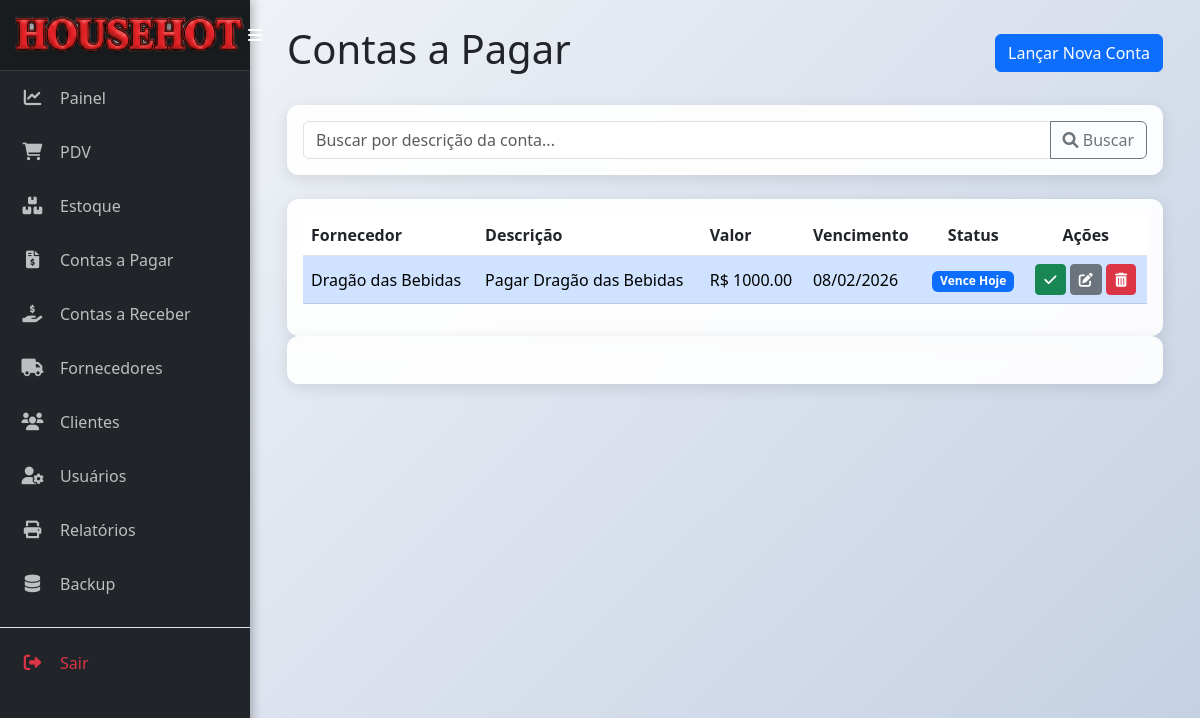
Screenshot of /contas (signed in) with the database file from the repository.
### models.py (models this page shows)
class ContaPagar(db.Model):
    __tablename__ = 'conta_pagar'
    id = db.Column(db.Integer, primary_key=True)
    descricao = db.Column(db.String(200), nullable=False)
    valor = db.Column(db.Float, nullable=False)
    data_vencimento = db.Column(db.Date, nullable=False)
    data_pagamento = db.Column(db.Date, nullable=True)
    status = db.Column(db.String(20), nullable=False, default='pendente')
    fornecedor_id = db.Column(db.Integer, db.ForeignKey('fornecedor.id'), nullable=False)

class Fornecedor(db.Model):
    __tablename__ = 'fornecedor'
    id = db.Column(db.Integer, primary_key=True)
    nome = db.Column(db.String(100), nullable=False, unique=True)
    cnpj = db.Column(db.String(18), unique=True, nullable=True)
    telefone = db.Column(db.String(20))
    email = db.Column(db.String(100))
    produtos = db.relationship('Produto', backref='fornecedor', lazy=True)
    contas = db.relationship('ContaPagar', backref='fornecedor', lazy=True)

### app.py (the view)
@app.route('/contas')
@login_required
def listar_contas():
    search_term = request.args.get('q')
    query = ContaPagar.query
    if search_term:
        query = query.filter(ContaPagar.descricao.ilike(f'%{search_term}%'))
    contas = query.order_by(ContaPagar.data_vencimento.asc()).all()
    return render_template('contas_a_pagar.html', contas=contas, search_term=search_term)

### app.py (called while the page is built)
@app.context_processor
def inject_datetime():
    return {'modules': {'datetime': datetime, 'date': date, 'timedelta': timedelta}}

def login_required(f):
    @wraps(f)
    def decorated_function(*args, **kwargs):
        if 'logged_in' not in session or 'user_id' not in session:
            session.clear()
            flash('A sua sessão é inválida. Por favor, faça login novamente.', 'warning')
            return redirect(url_for('login'))
        return f(*args, **kwargs)
    return decorated_function

### templates/contas_a_pagar.html (shortened to what this page needs)
{% extends 'base.html' %}
{% block content %}
<div class="d-flex justify-content-between align-items-center mb-4">
    <h1>Contas a Pagar</h1>
    <a href="{{ url_for('adicionar_conta') }}" class="btn btn-primary">Lançar Nova Conta</a>
</div>
<div class="card mb-4">
    <div class="card-body">
        <form method="GET" action="{{ url_for('listar_contas') }}">
            <div class="input-group">
                <input type="text" class="form-control" name="q" placeholder="Buscar por descrição da conta..." value="{{ search_term or '' }}">
                <button class="btn btn-outline-secondary" type="submit"><i class="fas fa-search"></i> Buscar</button>
            </div>
        </form>
    </div>
</div>
<div class="card">
    <div class="card-body">
        <table class="table table-hover align-middle">
            <thead>
                <tr>
                    <th>Fornecedor</th>
                    <th>Descrição</th>
                    <th>Valor</th>
                    <th>Vencimento</th>
                    <th class="text-center">Status</th>
                    <th class="text-center">Ações</th>
                </tr>
            </thead>
            <tbody>
                {% for conta in contas %}
                    {% set hoje = modules.date.today() %}
                    {% set amanha = hoje + modules.timedelta(days=1) %}
                    {% set row_class = '' %}
                    {% if conta.status == 'pendente' and conta.data_vencimento < hoje %}
                        {% set row_class = 'table-danger' %}
                    {% elif conta.status == 'pendente' and conta.data_vencimento == hoje %}
                        {% set row_class = 'table-primary' %}
                    {% elif conta.status == 'pendente' and conta.data_vencimento == amanha %}
                        {% set row_class = 'table-warning' %}
                    {% endif %}
                <tr class="{{ row_class }}">
                    <td>{{ conta.fornecedor.nome }}</td>
                    <td>{{ conta.descricao }}</td>
                    <td>R$ {{ "%.2f"|format(conta.valor) }}</td>
                    <td>{{ conta.data_vencimento.strftime('%d/%m/%Y') }}</td>
                    <td class="text-center">
                        {% if conta.status == 'pago' %}
                            <span class="badge bg-success">Pago</span>
                        {% elif row_class == 'table-danger' %}
                            <span class="badge bg-danger">Vencida</span>
                        {% elif row_class == 'table-primary' %}
                            <span class="badge bg-primary">Vence Hoje</span>
                        {% elif row_class == 'table-warning' %}
                            <span class="badge bg-warning text-dark">Vence amanhã</span>
                        {% else %}
                            <span class="badge bg-info text-dark">Pendente</span>
                        {% endif %}
                    </td>
                    <td class="text-center">
                        {% if conta.status == 'pendente' %}
                        <form action="{{ url_for('pagar_conta', id=conta.id) }}" method="POST" class="d-inline">
                            <button type="submit" class="btn btn-success btn-sm" title="Marcar como Pago">
                                <i class="fas fa-check"></i>
                            </button>
                        </form>
                        {% endif %}
                        <a href="{{ url_for('editar_conta', id=conta.id) }}" class="btn btn-secondary btn-sm" title="Editar">
                            <i class="fas fa-edit"></i>
                        </a>
                        <button type="button" class="btn btn-danger btn-sm" data-bs-toggle="modal" data-bs-target="#confirmDeleteModal-{{ conta.id }}" title="Excluir">
                            <i class="fas fa-trash-alt"></i>
                        </button>
                    </td>
                </tr>
                {% else %}
                <tr>
                    <td colspan="6" class="text-center text-muted">Nenhuma conta encontrada.</td>
                </tr>
                {% endfor %}
            </tbody>
        </table>
    </div>
</div>
{% for conta in contas %}
<div class="card">
    <div class="card-body">
        <div class="table-responsive">
        </div>
    </div>
</div>
{% endfor %}
{% endblock %}

### static/css/style.css (style rules this page uses)
body { background: linear-gradient(135deg, #f5f7fa 0%, #c3cfe2 100%) !important; background-attachment: fixed; margin: 0; font-family: 'Segoe UI', Tahoma, Geneva, Verdana, sans-serif; min-height: 100vh; overflow-x: hidden; }
.card { border: none; border-radius: 12px; box-shadow: 0 4px 15px rgba(0, 0, 0, 0.1); background-color: rgba(255, 255, 255, 0.92) !important; backdrop-filter: blur(10px); }

### templates/contas_a_pagar.html (style rules this page uses)
body { background-image: url('https://facil123.com.br/wp-content/uploads/contas-a-receber-6-coisas-que-voce-esta-esquecendo.jpg'); background-size: cover; background-attachment: fixed; }
.card { background-color: rgba(255, 255, 255, 0.95); backdrop-filter: blur(5px); }

### rows the page displays
ContaPagar: fornecedor.nome "Dragão das Bebidas", descricao "Pagar Dragão das Bebidas", valor "1000.00", data_vencimento "08/02/2026", status "Vence Hoje"
